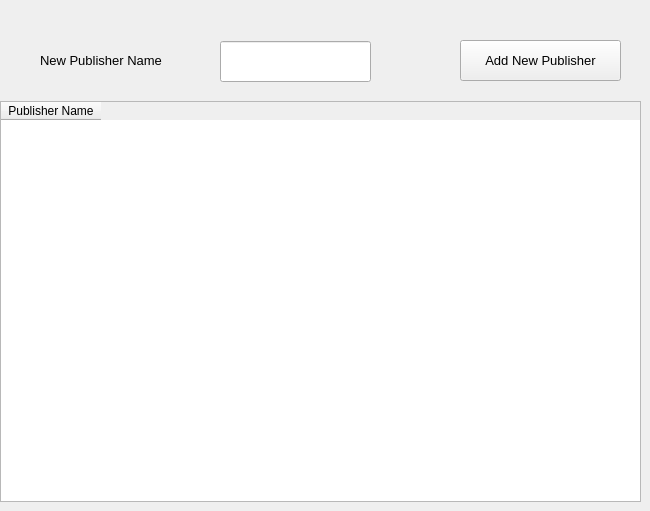
      <widget class="QWidget" name="tab_8">
       <attribute name="title">
        <string>Publisher</string>
       </attribute>
       <widget class="QLineEdit" name="publisher_name">
        <property name="geometry">
         <rect>
          <x>220</x>
          <y>41</y>
          <width>151</width>
          <height>41</height>
         </rect>
        </property>
       </widget>
       <widget class="QLabel" name="label_28">
        <property name="geometry">
         <rect>
          <x>40</x>
          <y>40</y>
          <width>171</width>
          <height>41</height>
         </rect>
        </property>
        <property name="font">
         <font>
          <family>Segoe UI</family>
          <pointsize>10</pointsize>
         </font>
        </property>
        <property name="text">
         <string>New Publisher Name</string>
        </property>
       </widget>
       <widget class="QTableWidget" name="publisher_table">
        <property name="geometry">
         <rect>
          <x>0</x>
          <y>101</y>
          <width>641</width>
          <height>401</height>
         </rect>
        </property>
        <property name="font">
         <font>
          <pointsize>9</pointsize>
         </font>
        </property>
        <column>
         <property name="text">
          <string>Publisher Name</string>
         </property>
        </column>
       </widget>
       <widget class="QPushButton" name="add_publisher">
        <property name="geometry">
         <rect>
          <x>460</x>
          <y>40</y>
          <width>161</width>
          <height>41</height>
         </rect>
        </property>
        <property name="font">
         <font>
          <family>Segoe UI</family>
          <pointsize>10</pointsize>
         </font>
        </property>
        <property name="text">
         <string>Add New Publisher</string>
        </property>
       </widget>
      </widget>
